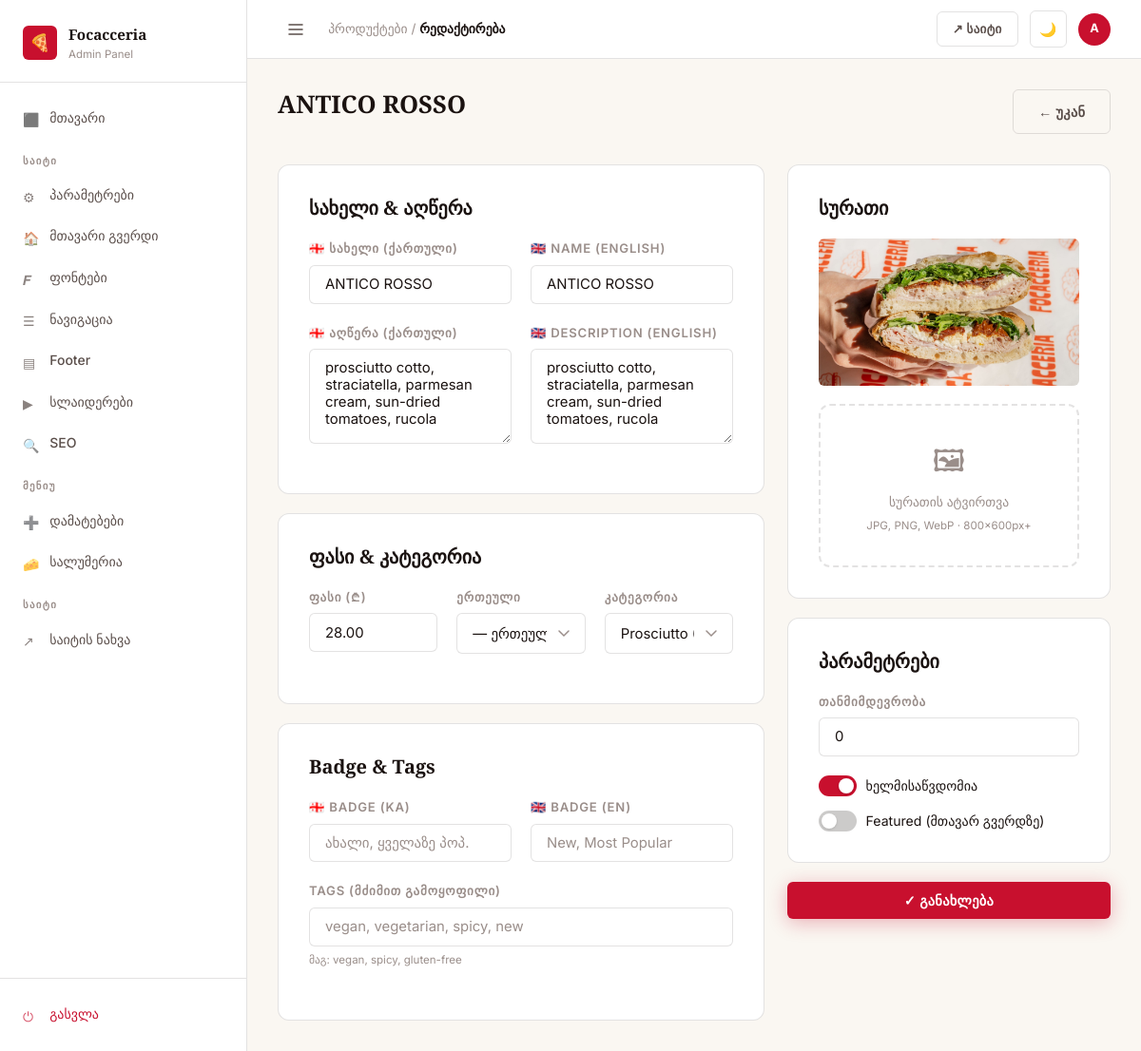
The page /dashboard/menu/items/51/edit/ (signed in) on the database its author committed.
### menu/models.py (models this page shows, shortened)
class MenuItem(models.Model):
    UNIT_CHOICES = [
        ('', 'ერთეული'),
        ('100g', '100 გრ'),
        ('portion', 'პორცია'),
    ]
    category = models.ForeignKey(MenuCategory, on_delete=models.CASCADE, related_name='items')
    name_ka = models.CharField(max_length=200)
    name_en = models.CharField(max_length=200)
    description_ka = models.TextField(blank=True)
    description_en = models.TextField(blank=True)
    price = models.DecimalField(max_digits=8, decimal_places=2)
    price_unit = models.CharField(max_length=20, choices=UNIT_CHOICES, blank=True)
    image = models.ImageField(upload_to='menu/', blank=True, null=True)
    order = models.PositiveIntegerField(default=0)
    is_available = models.BooleanField(default=True)
    is_featured = models.BooleanField(default=False)
    tags = models.CharField(max_length=200, blank=True, help_text='Comma-separated tags: vegan, vegetarian, spicy, new')
    badge_ka = models.CharField(max_length=50, blank=True, help_text='e.g. ახალი, ყველაზე პოპ.')
    badge_en = models.CharField(max_length=50, blank=True, help_text='e.g. New, Most Popular')
    class Meta:
        ordering = ['order']

class MenuCategory(models.Model):
    PAGE_CHOICES = [
        ('menu', 'Menu'),
        ('salumeria', 'Salumeria'),
    ]
    name_ka = models.CharField(max_length=100)
    name_en = models.CharField(max_length=100)
    slug = models.SlugField(unique=True)
    description_ka = models.TextField(blank=True)
    description_en = models.TextField(blank=True)
    page = models.CharField(max_length=20, choices=PAGE_CHOICES, default='menu')
    order = models.PositiveIntegerField(default=0)
    is_active = models.BooleanField(default=True)
    class Meta:
        ordering = ['order']
        verbose_name_plural = 'Menu Categories'

### dashboard/views.py (the view)
# urls.py: path('menu/items/<int:pk>/edit/', views.item_edit, name='item_edit'),
@login_required
def item_edit(request, pk):
    item = get_object_or_404(MenuItem, pk=pk)
    default_page = item.category.page
    categories = MenuCategory.objects.filter(page=default_page)
    if request.method == 'POST':
        _save_item(item, request)
        messages.success(request, 'პროდუქტი განახლებულია.')
        if item.category.page == 'salumeria':
            return redirect('salumeria_dashboard')
        return redirect('menu_items')
    return render(request, 'dashboard/item_form.html', {
        'item': item,
        'categories': categories,
        'default_page': default_page
    })

### templates/dashboard/item_form.html (shortened to what this page needs)
{% extends 'dashboard/base.html' %}
{% block breadcrumb %}პროდუქტები / <strong>{% if item %}რედაქტირება{% else %}დამატება{% endif %}</strong>{% endblock %}
{% block content %}
<div class="page-header">
  <div>
    <h1 class="page-title">{% if item %}{{ item.name_ka }}{% else %}ახალი პროდუქტი{% endif %}</h1>
  </div>
  <a href="{% if default_page == 'salumeria' or item.category.page == 'salumeria' %}{% url 'salumeria_dashboard' %}{% else %}{% url 'menu_items' %}{% endif %}" class="btn btn-ghost">← უკან</a>
</div>
<form method="post" enctype="multipart/form-data">
  <div style="display:grid;grid-template-columns:1fr 340px;gap:1.5rem;align-items:start;">
    <div>
      <div class="form-card" style="margin-bottom:1.25rem;">
        <h4 style="margin-bottom:1.25rem;font-family:var(--font-serif);">სახელი & აღწერა</h4>
        <div class="form-row">
          <div class="form-group">
            <label class="form-label">🇬🇪 სახელი (ქართული)</label>
            <input type="text" name="name_ka" value="{{ item.name_ka|default:'' }}" class="form-control" required
                   placeholder="მორტაცა როსა">
          </div>
          <div class="form-group">
            <label class="form-label">🇬🇧 Name (English)</label>
            <input type="text" name="name_en" value="{{ item.name_en|default:'' }}" class="form-control" required
                   placeholder="Mortazza Rossa">
          </div>
        </div>
        <div class="form-row">
          <div class="form-group">
            <label class="form-label">🇬🇪 აღწერა (ქართული)</label>
            <textarea name="description_ka" class="form-control" rows="4"
                      placeholder="მორტადელა, სტრაჩიატელა, პომიდორი...">{{ item.description_ka|default:'' }}</textarea>
          </div>
          <div class="form-group">
            <label class="form-label">🇬🇧 Description (English)</label>
            <textarea name="description_en" class="form-control" rows="4"
                      placeholder="Mortadella, Stracciatella, Tomato...">{{ item.description_en|default:'' }}</textarea>
          </div>
        </div>
      </div>
      <div class="form-card" style="margin-bottom:1.25rem;">
        <h4 style="margin-bottom:1.25rem;font-family:var(--font-serif);">ფასი & კატეგორია</h4>
        <div class="form-row col-3">
          <div class="form-group">
            <label class="form-label">ფასი (₾)</label>
            <input type="number" name="price" value="{{ item.price|default:'' }}" class="form-control"
                   step="0.01" min="0" placeholder="28.00" required>
          </div>
          <div class="form-group">
            <label class="form-label">ერთეული</label>
            <select name="price_unit" class="form-control">
              <option value="" {% if not item.price_unit %}selected{% endif %}>— ერთეული</option>
            </select>
          </div>
          <div class="form-group">
            <label class="form-label">კატეგორია</label>
            <select name="category" class="form-control" required>
              {% for cat in categories %}
              <option value="{{ cat.pk }}" {% if item.category_id == cat.pk %}selected{% endif %}>
                {{ cat.name_ka }} ({{ cat.get_page_display }})
              </option>
              {% endfor %}
            </select>
          </div>
        </div>
      </div>
      <div class="form-card">
        <h4 style="margin-bottom:1.25rem;font-family:var(--font-serif);">Badge & Tags</h4>
        <div class="form-row">
          <div class="form-group">
            <label class="form-label">🇬🇪 Badge (KA)</label>
            <input type="text" name="badge_ka" value="{{ item.badge_ka|default:'' }}" class="form-control"
                   placeholder="ახალი, ყველაზე პოპ.">
          </div>
          <div class="form-group">
            <label class="form-label">🇬🇧 Badge (EN)</label>
            <input type="text" name="badge_en" value="{{ item.badge_en|default:'' }}" class="form-control"
                   placeholder="New, Most Popular">
          </div>
        </div>
        <div class="form-group">
          <label class="form-label">Tags (მძიმით გამოყოფილი)</label>
          <input type="text" name="tags" value="{{ item.tags|default:'' }}" class="form-control"
                 placeholder="vegan, vegetarian, spicy, new">
          <span style="font-size:.72rem;color:var(--text-muted);">მაგ: vegan, spicy, gluten-free</span>
        </div>
      </div>
    </div>
    <div>
      <div class="form-card" style="margin-bottom:1.25rem;">
        <h4 style="margin-bottom:1.25rem;font-family:var(--font-serif);">სურათი</h4>
        {% if item.image %}
        <img src="{{ item.image.url }}" style="width:100%;border-radius:var(--radius-sm);margin-bottom:.75rem;object-fit:cover;max-height:200px;">
        {% endif %}
        <div class="image-upload-area">
          <div class="upload-icon">🖼</div>
          <div class="upload-text">სურათის ატვირთვა</div>
          <div style="font-size:.72rem;color:var(--text-muted);margin-top:.25rem;">JPG, PNG, WebP · 800×600px+</div>
        </div>
      </div>
      <div class="form-card" style="margin-bottom:1.25rem;">
        <h4 style="margin-bottom:1.25rem;font-family:var(--font-serif);">პარამეტრები</h4>
        <div class="form-group">
          <label class="form-label">თანმიმდევრობა</label>
          <input type="number" name="order" value="{{ item.order|default:0 }}" class="form-control" min="0">
        </div>
        <div style="display:flex;flex-direction:column;gap:.9rem;">
          <label class="toggle-wrap">
            <span class="toggle">
              <span class="toggle-slider"></span>
            </span>
            <span style="font-size:.88rem;">ხელმისაწვდომია</span>
          </label>
          <label class="toggle-wrap">
            <span class="toggle">
              <span class="toggle-slider"></span>
            </span>
            <span style="font-size:.88rem;">Featured (მთავარ გვერდზე)</span>
          </label>
        </div>
      </div>
      <button type="submit" class="btn btn-primary" style="width:100%;justify-content:center;">
        ✓ {% if item %}განახლება{% else %}დამატება{% endif %}
      </button>
    </div>
  </div>
</form>
{% endblock %}

### templates/dashboard/base.html (shortened to what this page needs)
<!DOCTYPE html>
<html lang="ka" data-theme="light">
<head>
  {% load static %}
  <link rel="stylesheet" href="{% static 'css/brand.css' %}">
  <link rel="stylesheet" href="{% static 'css/dashboard.css' %}">
</head>
<body>
{% load static %}
<div class="db-layout">
  <aside class="db-sidebar">
    <div class="sidebar-brand">
      <div class="sidebar-brand-logo">🍕</div>
      <div class="sidebar-brand-text">
        <div class="sidebar-brand-name">Focacceria</div>
        <div class="sidebar-brand-sub">Admin Panel</div>
      </div>
    </div>
    <nav class="sidebar-nav">
      <div class="nav-section">
        <a href="{% url 'dashboard_home' %}" class="nav-link {% block nav_home %}{% endblock %}">
          <span class="icon">⬛</span> მთავარი
        </a>
      </div>
      <div class="nav-section">
        <div class="nav-section-label">საიტი</div>
        <a href="{% url 'site_settings' %}" class="nav-link {% block nav_settings %}{% endblock %}">
          <span class="icon">⚙</span> პარამეტრები
        </a>
        <a href="{% url 'homepage_settings' %}" class="nav-link {% block nav_homepage %}{% endblock %}">
          <span class="icon">🏠</span> მთავარი გვერდი
        </a>
        <a href="{% url 'font_settings' %}" class="nav-link {% block nav_fonts %}{% endblock %}">
          <span class="icon">𝑭</span> ფონტები
        </a>
        <a href="{% url 'navigation' %}" class="nav-link {% block nav_navigation %}{% endblock %}">
          <span class="icon">☰</span> ნავიგაცია
        </a>
        <a href="{% url 'footer' %}" class="nav-link {% block nav_footer %}{% endblock %}">
          <span class="icon">▤</span> Footer
        </a>
        <a href="{% url 'sliders' %}" class="nav-link {% block nav_sliders %}{% endblock %}">
          <span class="icon">▶</span> სლაიდერები
        </a>
        <a href="{% url 'seo_settings' %}" class="nav-link {% block nav_seo %}{% endblock %}">
          <span class="icon">🔍</span> SEO
        </a>
      </div>
      <div class="nav-section">
        <div class="nav-section-label">მენიუ</div>
        <a href="{% url 'addons' %}" class="nav-link {% block nav_addons %}{% endblock %}">
          <span class="icon">➕</span> დამატებები
        </a>
        <a href="{% url 'salumeria_dashboard' %}" class="nav-link {% block nav_salumeria %}{% endblock %}">
          <span class="icon">🧀</span> სალუმერია
        </a>
      </div>
      <div class="nav-section">
        <div class="nav-section-label">საიტი</div>
        <a href="/" target="_blank" class="nav-link">
          <span class="icon">↗</span> საიტის ნახვა
        </a>
      </div>
    </nav>
    <div class="sidebar-footer">
      <a href="{% url 'dashboard_logout' %}" class="nav-link" style="color:var(--accent);">
        <span class="icon">⏻</span> გასვლა
      </a>
    </div>
  </aside>
  <div class="db-main">
    <header class="db-topbar">
      <div class="topbar-left">
        <button class="btn btn-ghost btn-icon" data-sidebar-toggle style="border:none;">
          <svg width="18" height="18" viewBox="0 0 18 18" fill="none">
            <path d="M2 4h14M2 9h14M2 14h14" stroke="currentColor" stroke-width="1.5" stroke-linecap="round"/>
          </svg>
        </button>
        <div class="topbar-breadcrumb">
          {% block breadcrumb %}<strong>Dashboard</strong>{% endblock %}
        </div>
      </div>
      <div class="topbar-right">
        <a href="/" target="_blank" class="btn btn-ghost btn-sm">↗ საიტი</a>
        <button class="btn btn-ghost btn-icon" data-theme-toggle title="Toggle theme">
          <span data-theme-icon>🌙</span>
        </button>
        <div class="topbar-avatar" title="{{ request.user.username }}">
          {{ request.user.username|first|upper }}
        </div>
      </div>
    </header>
    <main class="db-content">
      {% block content %}{% endblock %}
    </main>
  </div>
</div>
</body>
</html>

### rows shown on the page
MenuItem: name_ka "ANTICO ROSSO", name_en "ANTICO ROSSO", description_ka "prosciutto cotto, straciatella, parmesan cream, sun-dried tomatoes, rucola", description_en "prosciutto cotto, straciatella, parmesan cream, sun-dried tomatoes, rucola", price "28.00", price_unit "— ერთეული", category "Prosciutto (Salumeria)", image (picture), order "0"

### other values the page prints
{{ request.user.username|first|upper }} "A"
